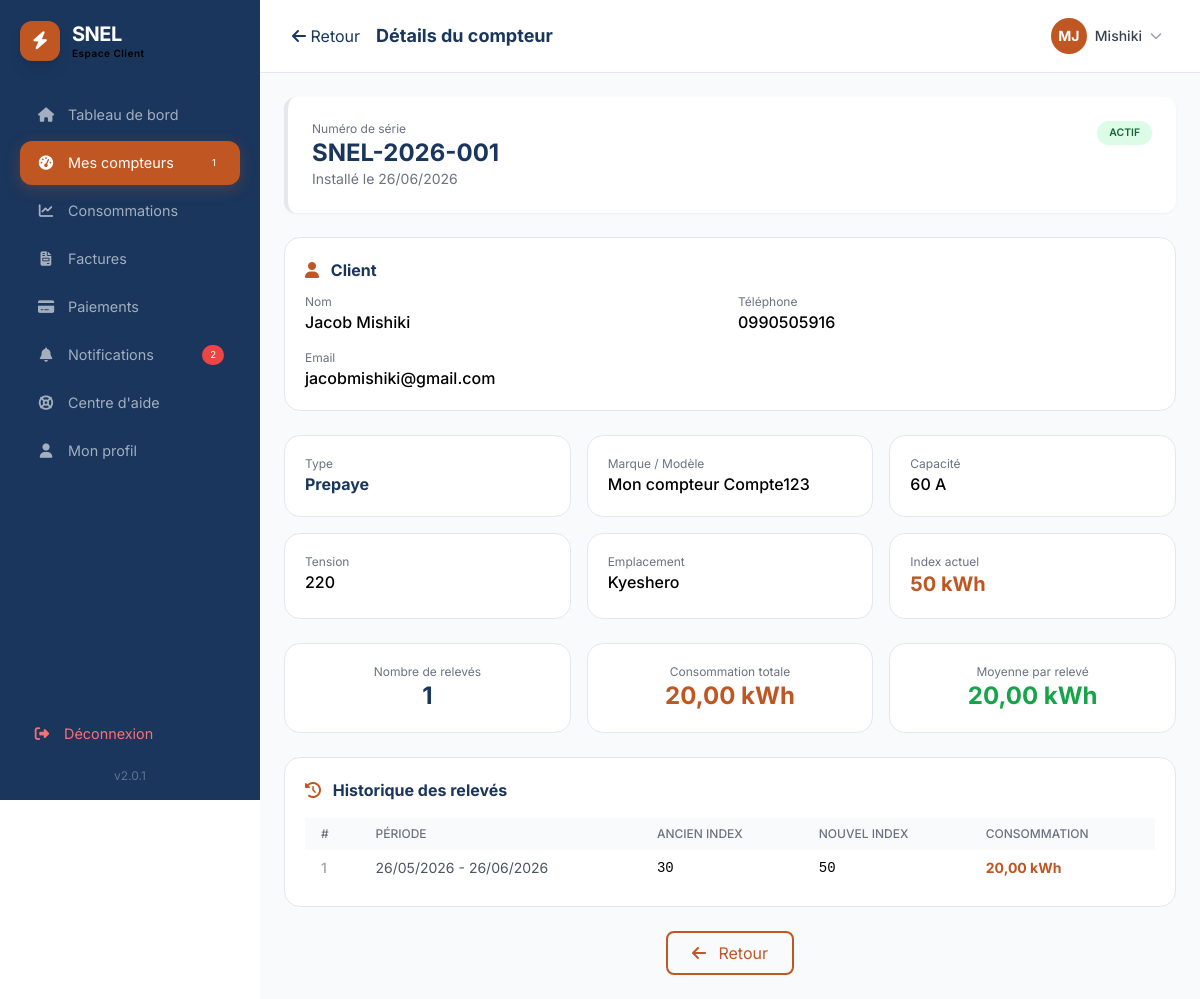
Page /Pages/Client/Compteurs/details.php?id=1 (signed in) on the committed database.
### tables this page shows
CREATE TABLE `client` (
  `idClient` int(11) NOT NULL,
  `nom` varchar(100) NOT NULL,
  `prenom` varchar(100) NOT NULL,
  `adresse` varchar(255) NOT NULL,
  `codePostal` varchar(20) DEFAULT NULL,
  `ville` varchar(100) DEFAULT NULL,
  `pays` varchar(50) DEFAULT 'Congo',
  `email` varchar(100) NOT NULL,
  `motDePasse` varchar(255) NOT NULL,
  `Telephone` varchar(20) NOT NULL,
  `Telephone2` varchar(20) DEFAULT NULL,
  `dateInscription` datetime DEFAULT current_timestamp(),
  `dateNaissance` date DEFAULT NULL,
  `sexe` enum('M','F','Autre') DEFAULT NULL,
  `numeroIdentite` varchar(50) DEFAULT NULL,
  `typeIdentite` varchar(50) DEFAULT NULL,
  `statut` enum('actif','inactif','suspendu') DEFAULT 'actif',
  `dateCreation` timestamp NOT NULL DEFAULT current_timestamp(),
  `dateModification` timestamp NOT NULL DEFAULT current_timestamp() ON UPDATE current_timestamp()
);

CREATE TABLE `compteur` (
  `idCompteur` int(11) NOT NULL,
  `NumeroSerie` varchar(50) NOT NULL,
  `DateInstallation` date NOT NULL,
  `DateDerniereVerification` date DEFAULT NULL,
  `ProchaineVerification` date DEFAULT NULL,
  `etat` enum('actif','inactif','hors_service','en_panne','suspendu') DEFAULT 'actif',
  `indexActuel` varchar(50) NOT NULL,
  `typeCompteur` enum('monophase','triphase','prepaye') DEFAULT 'monophase',
  `marque` varchar(100) DEFAULT NULL,
  `modele` varchar(100) DEFAULT NULL,
  `capacite` int(11) DEFAULT NULL COMMENT 'Capacité en ampères',
  `tension` varchar(20) DEFAULT NULL,
  `emplacement` varchar(255) DEFAULT NULL,
  `coordonneesGPS` varchar(100) DEFAULT NULL,
  `idClient` int(11) DEFAULT NULL,
  `dateCreation` timestamp NOT NULL DEFAULT current_timestamp(),
  `dateModification` timestamp NOT NULL DEFAULT current_timestamp() ON UPDATE current_timestamp()
);

CREATE TABLE `consommation` (
  `idConsommation` int(11) NOT NULL,
  `dateDebut` date NOT NULL,
  `dateFin` date NOT NULL,
  `indexAncien` varchar(50) NOT NULL,
  `indexNouveau` varchar(50) NOT NULL,
  `quantiteCons` float NOT NULL,
  `consommationJournaliere` float DEFAULT NULL,
  `consommationMoyenne` float DEFAULT NULL,
  `periode` varchar(20) DEFAULT NULL COMMENT 'mensuel, trimestriel, annuel',
  `saison` enum('ete','hiver','printemps','automne') DEFAULT NULL,
  `observations` text DEFAULT NULL,
  `idCompteur` int(11) DEFAULT NULL,
  `idAgentReleve` int(11) DEFAULT NULL,
  `dateReleve` datetime DEFAULT current_timestamp(),
  `dateCreation` timestamp NOT NULL DEFAULT current_timestamp(),
  `dateModification` timestamp NOT NULL DEFAULT current_timestamp() ON UPDATE current_timestamp()
);

### Pages/Client/Compteurs/details.php (the view, shortened to what the rows shown need)
<?php
require_once __DIR__ . '/../../../Classes/Database.php';
require_once __DIR__ . '/../../../Classes/Client.php';
$client = new Client();
$user = $client->getLoggedInUser();
$idClient = $user->getIdClient();
$idCompteur = $_GET['id'] ?? 0;
$db = Database::getInstance()->getConnection();
$stmt = $db->prepare("
    SELECT c.*,
           CONCAT(cl.nom, ' ', cl.prenom) as client_nom,
           cl.telephone as client_telephone,
           cl.email as client_email
    FROM Compteur c
    LEFT JOIN Client cl ON c.idClient = cl.idClient
    WHERE c.idCompteur = ? AND c.idClient = ?
");
$stmt->execute([$idCompteur, $idClient]);
$compteur = $stmt->fetch();
try {
    $stmt = $db->prepare("
        SELECT * FROM Consommation
        WHERE idCompteur = ?
        ORDER BY idConsommation DESC
        LIMIT 15
    ");
    $stmt->execute([$idCompteur]);
    $consommations = $stmt->fetchAll();
} catch (PDOException $e) {
    $consommations = [];
}
?>
<!DOCTYPE html>
<html lang="fr">
<head>
    <script src="https://cdn.tailwindcss.com"></script>
    <link rel="stylesheet" href="https://cdnjs.cloudflare.com/ajax/libs/font-awesome/6.5.1/css/all.min.css">
</head>
<body>
<div class="main-content">
    <header class="topbar">
        <div class="flex items-center justify-between">
            <div class="flex items-center space-x-4">
                <h1 class="text-lg font-bold text-primary hidden sm:block">Détails du compteur</h1>
            </div>
            <div class="flex items-center space-x-4">
                <div class="relative">
                    <button onclick="toggleUserMenu()" class="flex items-center space-x-2 hover:bg-gray-100 p-1.5 rounded-full transition">
                        <div class="w-9 h-9 bg-secondary rounded-full flex items-center justify-center text-white font-bold text-sm">
                            <?= strtoupper(substr($user->getPrenom(), 0, 1) . substr($user->getNom(), 0, 1)) ?>
                        </div>
                        <span class="hidden md:block text-sm font-medium text-gray-700">
                            <?= htmlspecialchars($user->getPrenom()) ?>
                        </span>
                        <i class="fas fa-chevron-down text-xs text-gray-400 hidden md:block"></i>
                    </button>
                </div>
            </div>
        </div>
    </header>
    <div class="p-4 lg:p-6">
        <div class="max-w-6xl mx-auto">
            <div class="bg-white rounded-xl shadow-sm p-6 mb-6 border-l-4 border-secondary">
                <div class="flex justify-between items-start">
                    <div>
                        <p class="text-xs text-gray-500">Numéro de série</p>
                        <h2 class="text-2xl font-bold text-primary"><?= htmlspecialchars($compteur['NumeroSerie']) ?></h2>
                        <p class="text-sm text-gray-500">Installé le <?= date('d/m/Y', strtotime($compteur['DateInstallation'])) ?></p>
                    </div>
                    <span class="status-badge <?= $compteur['etat'] === 'actif' ? 'status-actif' : ($compteur['etat'] === 'en_panne' ? 'status-panne' : 'status-inactif') ?>">
                        <?= ucfirst($compteur['etat']) ?>
                    </span>
                </div>
            </div>
            <div class="card-snel mb-6">
                <div class="grid md:grid-cols-2 gap-4">
                    <div>
                        <p class="text-xs text-gray-500">Téléphone</p>
                        <p class="font-medium"><?= htmlspecialchars($compteur['client_telephone']) ?></p>
                    </div>
                    <div>
                        <p class="text-xs text-gray-500">Email</p>
                        <p class="font-medium"><?= htmlspecialchars($compteur['client_email']) ?></p>
                    </div>
                </div>
            </div>
            <div class="grid md:grid-cols-3 gap-4 mb-6">
                <div class="card-snel">
                    <p class="text-xs text-gray-500">Type</p>
                    <p class="font-bold text-primary"><?= ucfirst($compteur['typeCompteur'] ?? 'Monophase') ?></p>
                </div>
                <div class="card-snel">
                    <p class="text-xs text-gray-500">Marque / Modèle</p>
                    <p class="font-medium"><?= htmlspecialchars($compteur['marque'] ?: '-') ?> <?= htmlspecialchars($compteur['modele'] ?: '') ?></p>
                </div>
                <div class="card-snel">
                    <p class="text-xs text-gray-500">Capacité</p>
                    <p class="font-medium"><?= htmlspecialchars($compteur['capacite'] ?: '-') ?> A</p>
                </div>
                <div class="card-snel">
                    <p class="text-xs text-gray-500">Tension</p>
                    <p class="font-medium"><?= htmlspecialchars($compteur['tension'] ?: '-') ?></p>
                </div>
                <div class="card-snel">
                    <p class="text-xs text-gray-500">Emplacement</p>
                    <p class="font-medium"><?= htmlspecialchars($compteur['emplacement'] ?: 'Non renseigné') ?></p>
                </div>
                <div class="card-snel">
                    <p class="text-xs text-gray-500">Index actuel</p>
                    <p class="font-bold text-secondary text-xl"><?= number_format($compteur['indexActuel'], 0, ',', ' ') ?> kWh</p>
                </div>
            </div>
            <div class="card-snel">
                <?php if (!empty($consommations)): ?>
                    <div class="overflow-x-auto">
                        <table class="w-full">
                            <thead class="bg-gray-50">
                                <tr>
                                    <th class="px-4 py-2 text-left text-xs font-medium text-gray-500 uppercase">#</th>
                                    <th class="px-4 py-2 text-left text-xs font-medium text-gray-500 uppercase">Période</th>
                                    <th class="px-4 py-2 text-left text-xs font-medium text-gray-500 uppercase">Ancien index</th>
                                    <th class="px-4 py-2 text-left text-xs font-medium text-gray-500 uppercase">Nouvel index</th>
                                    <th class="px-4 py-2 text-left text-xs font-medium text-gray-500 uppercase">Consommation</th>
                                </tr>
                            </thead>
                            <tbody class="divide-y divide-gray-200">
                                <?php
                                $num = 1;
                                foreach ($consommations as $conso):
                                ?>
                                    <tr class="hover:bg-gray-50">
                                        <td class="px-4 py-2 text-sm text-gray-400 font-medium"><?= $num++ ?></td>
                                        <td class="px-4 py-2 text-sm text-gray-600">
                                            <?php
                                                $dateDebut = $conso['dateDebut'] ?? 'N/A';
                                                $dateFin = $conso['dateFin'] ?? $conso['dateReleve'] ?? 'N/A';
                                                if ($dateDebut != 'N/A' && $dateFin != 'N/A' && $dateDebut != '0000-00-00' && $dateFin != '0000-00-00') {
                                                    echo date('d/m/Y', strtotime($dateDebut)) . ' - ' . date('d/m/Y', strtotime($dateFin));
                                                } else {
                                                    echo 'Relevé #' . ($conso['idConsommation'] ?? '');
                                                }
                                            ?>
                                        </td>
                                        <td class="px-4 py-2 text-sm font-mono">
                                            <?= number_format($conso['indexAncien'] ?? 0, 0, ',', ' ') ?>
                                        </td>
                                        <td class="px-4 py-2 text-sm font-mono">
                                            <?= number_format($conso['indexNouveau'] ?? 0, 0, ',', ' ') ?>
                                        </td>
                                        <td class="px-4 py-2 text-sm font-bold text-secondary">
                                            <?= number_format($conso['quantiteCons'] ?? 0, 2, ',', ' ') ?> kWh
                                        </td>
                                    </tr>
                                <?php endforeach; ?>
                            </tbody>
                        </table>
                    </div>
                <?php else: ?>
                    <p class="text-gray-500 text-sm text-center py-4">Aucun relevé enregistré pour ce compteur.</p>
                <?php endif; ?>
            </div>
        </div>
    </div>
</div>
</body>
</html>

### rows in the picture
client: prenom+nom "MJ", prenom "Mishiki"
compteur: NumeroSerie "SNEL-2026-001", DateInstallation "26/06/2026", etat "ACTIF", idClient.Telephone "0990505916", idClient.email "jacobmishiki@gmail.com", typeCompteur "Prepaye", marque "Mon compteur", modele "Compte123", capacite "60", tension "220", emplacement "Kyeshero", indexActuel "50"
consommation: dateDebut "26/05/2026", dateFin "26/06/2026", indexAncien "30", indexNouveau "50", quantiteCons "20,00"

### other values in the picture
count($user->getCompteurs()) "1"
$totalNotifs "2"
$compteur['client_nom'] "Jacob Mishiki"
$nbReleves "1"
$totalConso "20,00"
$moyenne "20,00"
